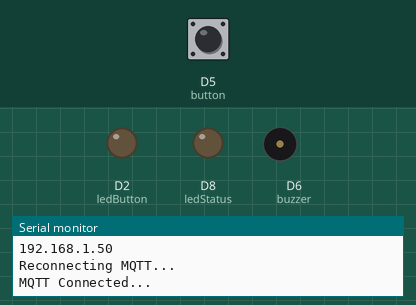
A sketch run on a simulated ESP8266 (NodeMCU). Parts: output pins drawn as LEDs (lit = HIGH), buzzer (waves = sounding, pin HIGH), the last lines printed to the serial monitor. The test bench sets the inputs (shaded band); at power-on: D5 (button) HIGH. WiFi joins after 1.5 s; servers stay silent unless stated; no MQTT or app messages arrive unless stated.

Above: at 2.7 s.
2.8 s: D5 (button) pulled LOW for 3.2 s
At 6.4 s:
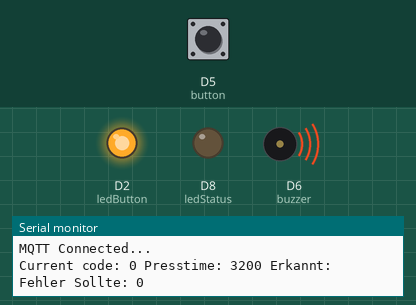
10.5 s: D5 (button) pulled LOW for 0.15 s
At 10.7 s:
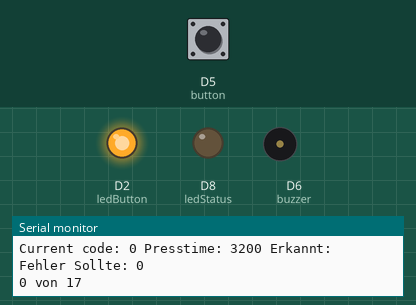
Timing chart, 0 to 13.5 s (numbered marks = the images above; inputs shaded):
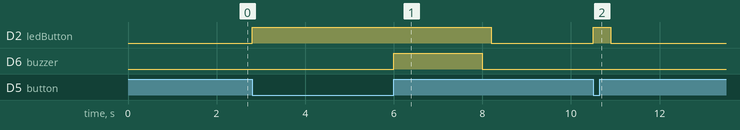

The sketch:

morse_code.ino
```cpp
// Dieses Skript sendet den State eines Buttons mit dauer wie lange dieser gedrückt wurde.
// Zusätzlich gibt es eine LED die ebenfalls über MQTT gesteuert werden kann

#include <ESP8266WiFi.h>
#include <PubSubClient.h>
#include <string.h>
#include <ArduinoJson.h>

const char* SSID = "intia";
const char* PSK = "BuntesLicht10";
const char* MQTT_BROKER = "intia.local";
const char* TOPIC = "morse"; // Toppic an das gesendet wird

const char* TOPIC_SUB = "morse/set"; // Topic das Oboniert wird
//Wird an dieses Topic "on" gesendet so geht die LED an. "off" zum aus schalten.

WiFiClient espClient;
PubSubClient client(espClient);

const int capacity = JSON_OBJECT_SIZE(50);
StaticJsonDocument<capacity> doc;


const int ledStatus =  D8;      // LED-Pin

const int ledButton =  D2;      // LED-Pin
const int button = D5;          // Button-Pinconst
const int buzzer= D6;
int buttonState = 1;            // Status des Buttons

// Zu kontrollierender Code
// 0 -> Kurz, 1 -> Lang
int code[] ={0,0,0,0,0,1,0,1,0,0,0,1,0,0,1,1,1};
int code_length=17;
int current_code=0;
int counter=0;


// Variabeln um die Zeit zu berechnen
unsigned long startTime;
unsigned long pressTime;

void setup() {
  pinMode(ledStatus, OUTPUT);
  pinMode(ledButton, OUTPUT);
   pinMode(buzzer, OUTPUT);
  pinMode(button, INPUT_PULLUP);
  Serial.begin(115200);

  setup_wifi();
  client.setServer(MQTT_BROKER, 1883);
  client.setCallback(callback);
}

// Diese Funktion Empfängt Topics und printet diese in an Serial. Zusätzlich schaltet diese die LED.
// ToDO: LED Status kann noch nicht gezielt abgerufen werden.
void callback(char* topic, byte* payload, unsigned int length) {
  Serial.print("Received message [");
  Serial.print(topic);
  Serial.print("] ");
  char msg[length + 1];
  for (int i = 0; i < length; i++) {
    Serial.print((char)payload[i]);
    msg[i] = (char)payload[i];
  }
  Serial.println();
  msg[length] = '\0';
  if(strcmp(msg, "reset") == 0){
    counter=0;
    Serial.println("RESET");
  }
    /*
  digitalWrite(buzzer, HIGH);
  delay(1000); // Verzögerung um den Button zu entprellen
  digitalWrite(buzzer, LOW);*/
}

void setup_wifi() {
  delay(10);
  Serial.println();
  Serial.print("Connecting to ");
  Serial.println(SSID);
  WiFi.hostname("Morse-Code");
  WiFi.begin(SSID, PSK);

  while (WiFi.status() != WL_CONNECTED) {
    delay(500);
    Serial.print(".");
  }

  Serial.println("");
  Serial.println("WiFi connected");
  Serial.println("IP address: ");
  Serial.println(WiFi.localIP());
}

void reconnect() {
  while (!client.connected()) {
    Serial.println("Reconnecting MQTT...");
    if (!client.connect("morse_code")) {
      Serial.print("failed, rc=");
      Serial.print(client.state());
      Serial.println(" retrying in 5 seconds");
      delay(5000);
    }
  }
  client.subscribe(TOPIC_SUB);
  Serial.println("MQTT Connected...");
}

void checkButton() {
  if (buttonState != digitalRead(button)) {
    //Butten ist nicht gedrückt. Die Zeit wird berechnet
    if (digitalRead(button) != HIGH) {
      startTime = millis();
      buttonState = LOW;
      digitalWrite(ledButton, HIGH);
      delay(200); // Verzögerung um den Button zu entprellen
    }else {
      pressTime = millis() - startTime;
      current_code=code[counter];
      Serial.print("Current code: ");
      Serial.print(current_code);
      Serial.print(" Presstime: ");
      Serial.print(pressTime);
      buttonState = HIGH;
      if(current_code==1 && pressTime > 2000){
        Serial.print(" Erkannt: ");
        Serial.println("LONG");
        counter++;
      }else if(current_code==0 && pressTime <= 2000){
        Serial.print(" Erkannt: ");
        Serial.println("SHORT");
        counter++;
      }else{
        Serial.print(" Erkannt: ");
        Serial.print("Fehler");
         Serial.print(" Sollte: ");
        Serial.println(current_code);
        digitalWrite(buzzer, HIGH);
        delay(2000); // Verzögerung um den Button zu entprellen
        digitalWrite(buzzer, LOW);
      }

      Serial.print(counter);
      Serial.print(" von ");
      Serial.println(code_length);
      if(counter == code_length){
        Serial.println("Fertig");
        // Elemente werden an ein Json übergeben das später gesendet wird
        doc["id"] = "morse";
        doc["action"] = "solved";
        // Nachricht wird gepackt und an MQTT gesendet.
        char message[256];
        serializeJson(doc, message);
        Serial.println(message);

        client.publish(TOPIC, message);
        delay(20000);
        counter=0;
      }
      delay(200); // Verzögerung um den Button zu entprellen
      digitalWrite(ledButton, LOW);
    }
  }
}

// ToDO: Die Buttonsteuerung in eine eigene Funktion packen.
void loop() {
  if (!client.connected()) {
    delay(500);
    reconnect();
  }
  client.loop();
  // Überprüfung ob der Zustand des Buttons sich geändert hat
  checkButton();
}
```

Measured:
- after the input at 2.8 s, D2 (ledButton): LOW → HIGH at once, → LOW 5.4 s later; D6 (buzzer): LOW → HIGH after 3.2 s, → LOW 2.0 s later
- after the input at 10.5 s, D2 (ledButton): LOW → HIGH at once, → LOW 0.40 s later
